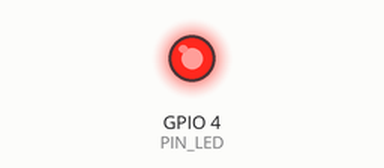
Recording of a sketch running on a simulated ESP32. Shown: output pins drawn as LEDs (lit = HIGH).

Above: at 0.7 s.
At 4.4 s:
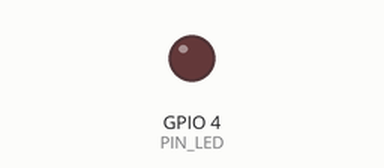
Timing chart, 0 to 6.5 s (numbered marks = the images above):
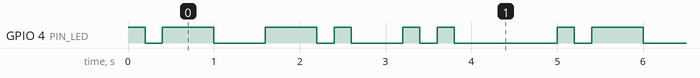

Measured:
- by itself, GPIO 4 (PIN_LED): repeats every 5.0 s: LOW 0.20 s, HIGH 0.60 s, LOW 0.60 s, HIGH 0.60 s, LOW 0.20 s, HIGH 0.20 s, LOW 0.60 s, HIGH 0.20 s, LOW 0.20 s, HIGH 0.20 s, LOW 1.2 s, HIGH 0.20 s
- by itself, everything shown: repeats every 5.0 s, in 12 steps

The sketch:

sketch.ino
```cpp
// Practice 3: a "your name" blink pattern in Morse code
// Same circuit as the Quick Win (red LED on D4)

const int PIN_LED = 4;

const int SHORT = 200;         // length of a short blink (dot), in milliseconds
const int LONG = 600;          // length of a long blink (dash)
const int BLINK_DELAY = 200;   // short pause between two blinks
const int LETTER_GAP = 400;    // pause between two letters
const int REPEAT_GAP = 1000;   // long pause before the pattern repeats

// A small function = a "recipe" you can call again and again
void blink(int onTime) {
  digitalWrite(PIN_LED, HIGH);
  delay(onTime);              // stay on for onTime milliseconds
  digitalWrite(PIN_LED, LOW);
  delay(BLINK_DELAY);         // off for a moment before the next blink
}

void setup() {
  pinMode(PIN_LED, OUTPUT);
}

void loop() {
  // Example pattern for the name "ANI" (A = · —, N = — ·, I = · ·)
  // One letter = one line of blink(...) + one line of delay(LETTER_GAP)
  // Replace these with the letters of your name (the Morse table is in the module text)
  blink(SHORT); blink(LONG);       // A
  delay(LETTER_GAP);
  blink(LONG); blink(SHORT);       // N
  delay(LETTER_GAP);
  blink(SHORT); blink(SHORT);      // I
  delay(REPEAT_GAP);               // long pause, then start over
}
```
